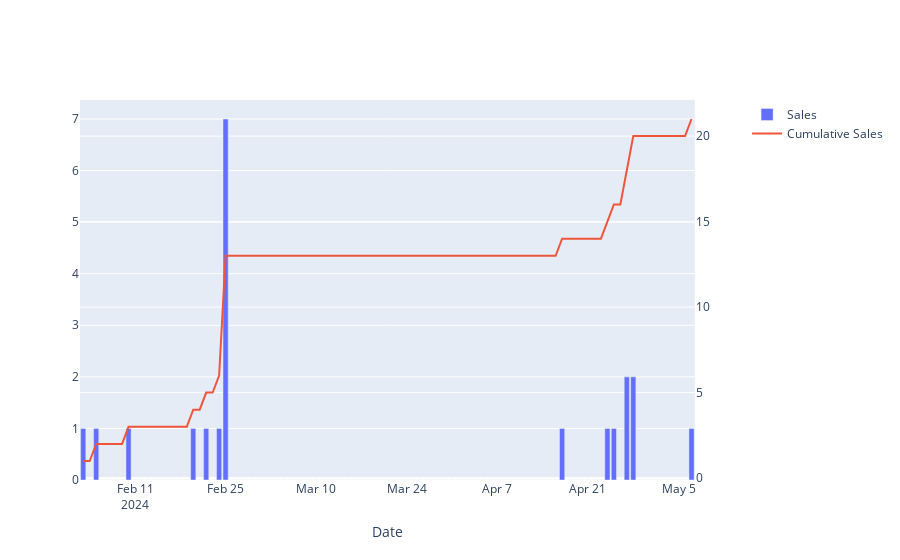

This figure's notebook cell:
### Code cell
daily_sales_fig = make_subplots(specs=[[{"secondary_y": True}]])

daily_sales_fig.add_trace(
    go.Bar(
        x=daily_sales_metrics.index,
        y=daily_sales_metrics['daily_sales'],
        name='Sales'
    ),
    secondary_y=False
)

daily_sales_fig.add_trace(
    go.Scatter(
        x=daily_sales_metrics.index,
        y=daily_sales_metrics['cumulative_sales'],
        name='Cumulative Sales',
        mode='lines'
    ),
    secondary_y=True
)

daily_sales_fig.update_xaxes(title_text="Date")

# daily_sales_fig.show()
